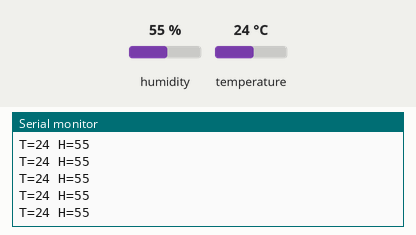
The sketch below on a simulated Arduino Uno, built with avr-gcc and run on an emulated ATmega328P. On the bench: the last lines printed to the serial monitor. The inputs (shaded band) are chosen by the test bench; at power-on: humidity 55 %, temperature 24 °C.

Above: at 2.8 s.
2.9 s: humidity set to 22 %
At 4.26 s:
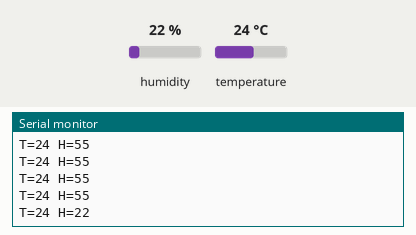
5.6 s: temperature set to 12 °C
At 6.02 s:
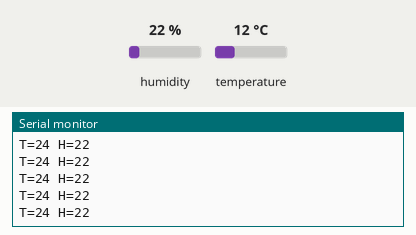
8.3 s: humidity set to 40 %
At 8.31 s:
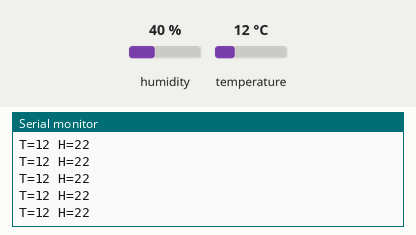
Timing chart, 0 to 11.3 s (numbered marks = the images above; inputs shaded):
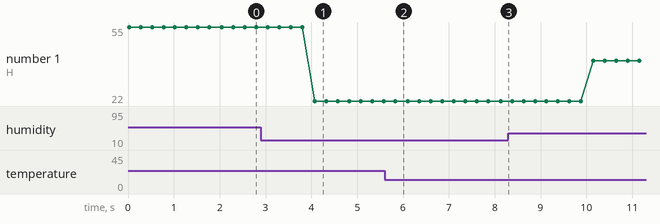

The sketch:

code.ino
```cpp
// DHT11 unit test sketch:
//   Read temperature and humidity via the standard Adafruit DHT library and
//   print both as whole numbers. The harness pokes `set sensor.temperature` and
//   `set sensor.humidity` partway through, so the printed values must follow.
//
// The DHT11 wire format carries integers only, so the printed values are exact
// and the checksum path is exercised on every read: a failed read prints an
// error instead, which would show up as a missing expected line.
//
// The library enforces a 2 s minimum between reads internally (it returns the
// cached frame otherwise), so the loop polls at 250 ms and the test allows
// >2 s after each `set` before asserting the new value.

#include <DHT.h>

const int DHT_PIN = 14;

DHT dht(DHT_PIN, DHT11);

void setup() {
  Serial.begin(115200);
  dht.begin();
}

void loop() {
  float humidity = dht.readHumidity();
  float celsius = dht.readTemperature();

  if (isnan(humidity) || isnan(celsius)) {
    Serial.println("DHT read failed");
  } else {
    Serial.print("T=");
    Serial.print((int)celsius);
    Serial.print(" H=");
    Serial.println((int)humidity);
  }

  delay(250);
}
```

Measured:
- after the input at 2.9 s, the serial monitor: prints a new line after 1.2 s (image 1)
- plotted number 1: 55 → 22 after the input at 2.9 s, 22 → 40 after the input at 8.3 s
